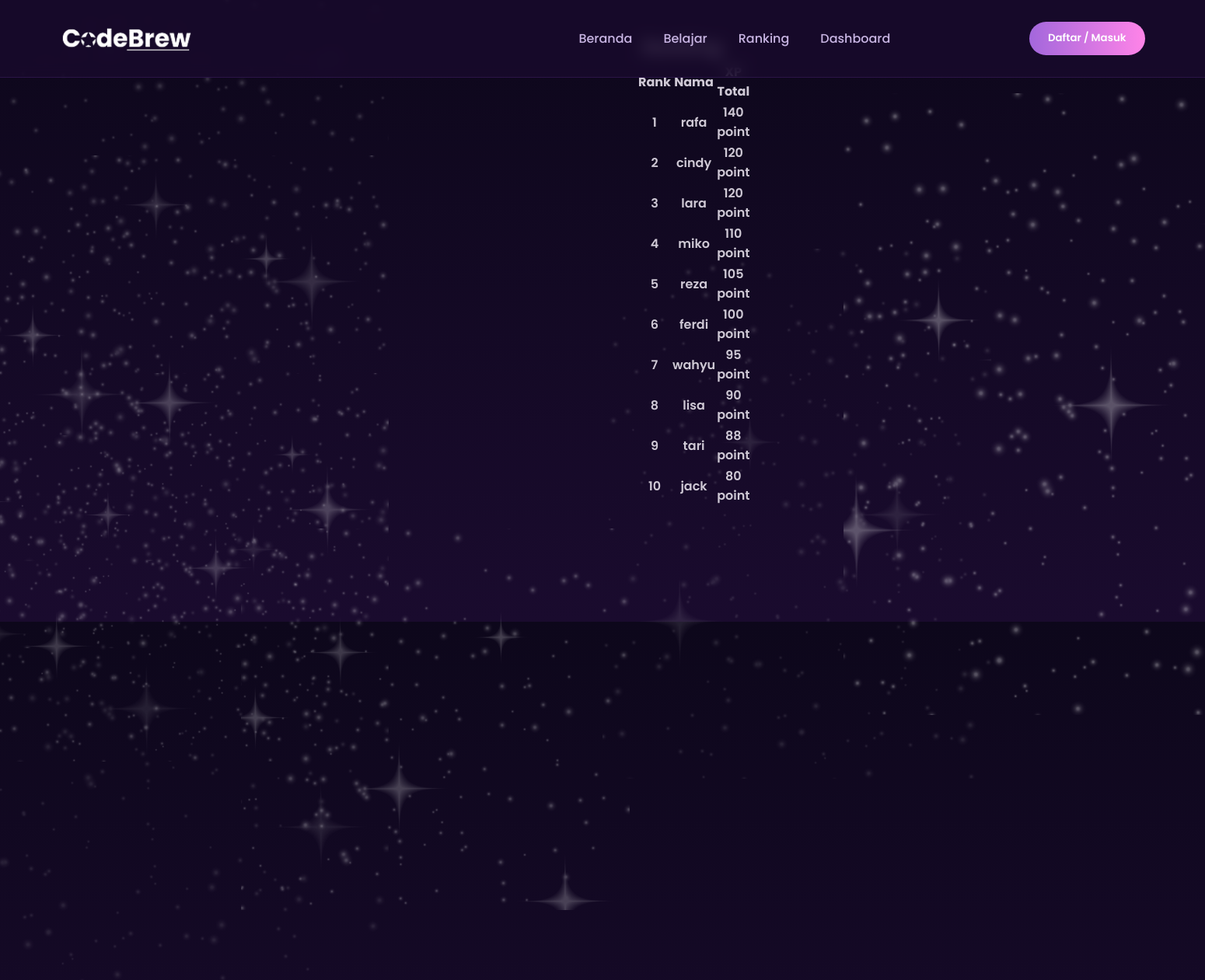
/ranking.php, run on the app's committed database.
### tables this page shows
CREATE TABLE `user` (
  `user_id` int NOT NULL,
  `username` varchar(100) DEFAULT NULL,
  `email` varchar(100) DEFAULT NULL,
  `password` varchar(255) DEFAULT NULL,
  `is_premium` tinyint(1) DEFAULT NULL,
  `xp_total` int DEFAULT NULL
);

### ranking.php (the view, shortened to what this page needs)
<?php
include 'connection.php';
$ranking = mysqli_query($conn, "SELECT * FROM user ORDER BY xp_total DESC LIMIT 10");
?>
<!DOCTYPE html>
<html lang="id">
  <head>
    <link rel="stylesheet" href="https://cdnjs.cloudflare.com/ajax/libs/font-awesome/6.4.0/css/all.min.css" />
    <link rel="stylesheet" href="../landing-page/index.css">
  </head>
  <body>
    <div class="stars" id="stars"></div>
    <img class="star-assets star1" src="../assets/—Pngtree—white light star twinkle light_7487663 1.png" alt="" />
    <img class="star-assets star2" src="../assets/—Pngtree—white light star twinkle light_7487663 2.png" alt="" />
    <img class="star-assets star3" src="../assets/—Pngtree—white light star twinkle light_7487663 3.png" alt="" />
    <img class="star-assets star4" src="../assets/—Pngtree—white light star twinkle light_7487663 4.png" alt="" />
    <img class="star-assets star5" src="../assets/—Pngtree—white light star twinkle light_7487663 5.png" alt="" />
    <img class="star-assets star6" src="../assets/—Pngtree—white light star twinkle light_7487663 6.png" alt="" />
    <img class="star-assets star7" src="../assets/—Pngtree—white light star twinkle light_7487663 7.png" alt="" />
    <header>
      <div class="logo">
        <img src="../assets/Cuplikan_layar_2025-04-17_195753-removebg-preview 1.png" class="logo">
      </div>
        <nav>
          <ul>
            <li><a href="index.php">Beranda</a></li>
            <li><a href="#">Belajar</a></li>
            <li><a href="ranking.php">Ranking</a></li>
            <li><a href="#">Dashboard</a></li>
          </ul>
        </nav>
        <div class="action-buttons">
          <?php if (isset($_SESSION['username'])): ?>
              <?php if (isset($_SESSION['username'])): ?>
                <div class="profile-menu">
                    <span class="greeting">Halo, <?php echo htmlspecialchars($_SESSION['username']); ?>!</span>
                    <a href="../register-login/logout.php" onclick="confirmLogout(event)" class="logout-btn">Logout</a>
                </div>
              <?php endif; ?>
          <?php else: ?>
            <a href="../register-login/login.php">
              <button class="btn">Daftar / Masuk </button>
            </a>
          <?php endif; ?>
      </div>
    </header>
    <section class="ranking">
      <h1>Ranking</h1>
      <table>
        <thead>
          <tr>
            <th>Rank</th>
            <th>Nama</th>
            <th>XP Total</th>
          </tr>
        </thead>
        <tbody>
          <?php
          $rank = 1;
          while ($row = mysqli_fetch_assoc($ranking)) {
            echo "<tr>";
            echo "<td>" . $rank . "</td>";
            echo "<td>" . $row['username'] . "</td>";
            echo "<td>" . $row['xp_total'] . ' point' ."</td>";
            echo "</tr>";
            $rank++;
          }
          ?>
        </tbody>
      </table>
    </section>
</body>

### landing-page/index.css (style rules this page uses)
:root { --primary: #5d2e8e; --primary-light: #a367dc; --accent: #ff84e8; --dark: #1a0b2e; --darker: #0d071b; --light: #ffffff; --light-purple: #c9b6e4; --gradient: linear-gradient(90deg, var(--primary-light), var(--accent)); }
* { margin: 0; padding: 0; box-sizing: border-box; font-family: "Poppins", sans-serif; }
body { background: linear-gradient(180deg, var(--darker), var(--dark)); color: var(--light); overflow-x: hidden; min-height: 100vh; position: relative; }
.stars { position: fixed; top: 0; left: 0; width: 100%; height: 100%; pointer-events: none; z-index: -1; }
header { position: fixed; top: 0; left: 0; width: 100%; padding: 1.5rem 5%; display: flex; justify-content: space-between; align-items: center; z-index: 100; backdrop-filter: blur(10px); background: rgba(26, 11, 46, 0.8); border-bottom: 1px solid rgba(93, 46, 142, 0.3); }
.logo { width: 35%; padding-top: 0.5%; }
nav ul { display: flex; list-style: none; gap: 2.5rem; }
nav a { color: var(--light-purple); text-decoration: none; font-weight: 500; transition: color 0.3s; position: relative; }
nav a::after { content: ""; position: absolute; bottom: -5px; left: 0; width: 0; height: 2px; background: var(--gradient); transition: width 0.3s; }
.btn { background: var(--gradient); color: var(--light); border: none; padding: 0.7rem 1.5rem; border-radius: 2rem; font-weight: 600; cursor: pointer; transition: transform 0.3s, box-shadow 0.3s; }
.star-assets { position: absolute; z-index: -1; pointer-events: none; }
.star1 { width: 500px; opacity: 50%; }
.star2 { top: 15%; left: 70%; width: 700px; }
.star3 { top: 25%; width: 500px; }
.star4 { top: 40%; left: 50%; opacity: 40%; width: 500px; }
.star5 { top: 60%; width: 500px; }
.star6 { top: 70%; width: 500px; }
.star7 { top: 85%; left: 20%; width: 500px; }
body { margin: 0; line-height: normal; }
.ranking { position: absolute; top: 43px; left: calc(50% + 44px); font-weight: 600; color: #cfc9d5; text-align: center; display: inline-block; width: 117px; height: 30px; }

### data on the page
user: username "rafa", xp_total "140"
user: username "cindy", xp_total "120"
user: username "lara", xp_total "120"
user: username "miko", xp_total "110"
user: username "reza", xp_total "105"
user: username "ferdi", xp_total "100"
user: username "wahyu", xp_total "95"
user: username "lisa", xp_total "90"
user: username "tari", xp_total "88"
user: username "jack", xp_total "80"
